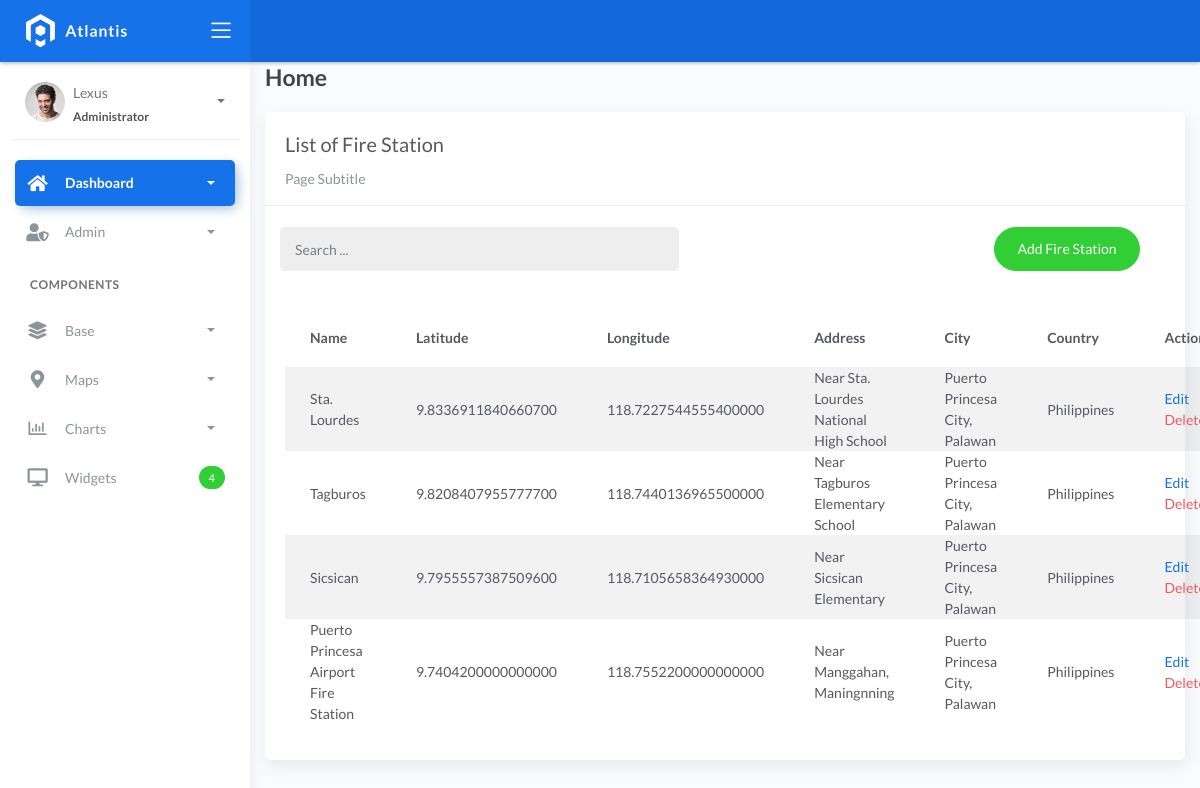
The page /firestation_list on the database as committed earlier.
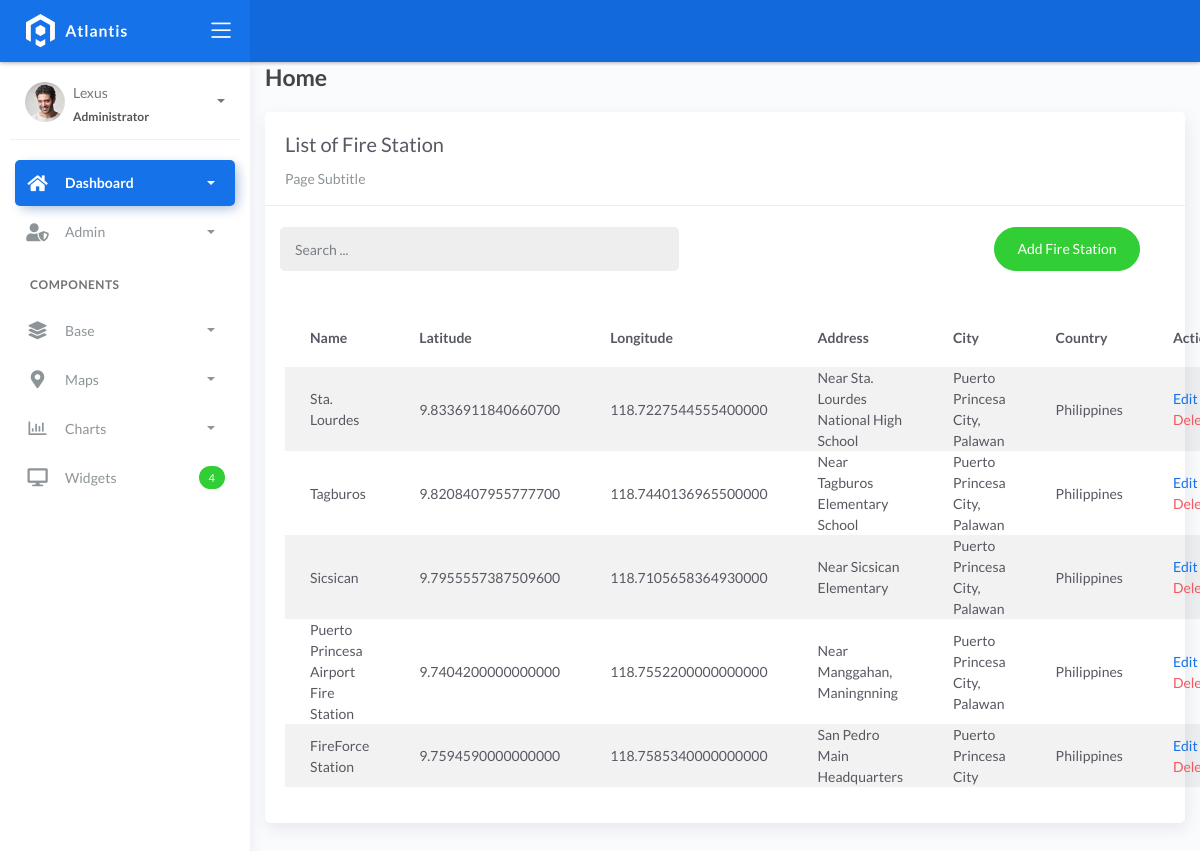
The same page on the database as committed later.
### fire/models.py (models this page shows, shortened)
class BaseModel(models.Model):
    created_at = models.DateTimeField(auto_now_add=True, db_index=True)
    updated_at = models.DateTimeField(auto_now=True)
    class Meta:
        abstract = True

class FireStation(BaseModel):
    name = models.CharField(max_length=150)
    latitude = models.DecimalField(max_digits=22, decimal_places=16, null=True, blank=True)
    longitude = models.DecimalField(max_digits=22, decimal_places=16, null=True, blank=True)
    address = models.CharField(max_length=150)
    city = models.CharField(max_length=150)  # can be in separate table
    country = models.CharField(max_length=150)  # can be in separate table

### fire/views.py (the view)
# urls.py: path('firestation_list', FireStationList.as_view(), name='firestation-list'),
class FireStationList(ListView):
    model = FireStation
    content_object_name = 'firestation'
    template_name = 'FireStation_list.html'
    paginate_by = 5
    '''def get_queryset(self, *args, **kwargs):
        qs = super(Organizationlist, self).get_queryset(*args, **kwargs)
        if self.request.GET.get("q") != None:
            query = self.request.GET.get('q')
            qs = qs.filter(Q(name__icontains=query) | Q(description__icontains=query)|
                           Q(college__college_name__icontains=query))
        return qs'''

### templates/FireStation_list.html (shortened to what this page needs)
{% extends 'base.html' %} {% load static %} {% block content %}
<div class="content">
    <div class="container-fluid">
        <h4 class="page-title">Home</h4>
        <div class="row">
            <div class="col-md-12">
                <div class="card">
                    <div class="card-header">
                        <div class="card-title">List of Fire Station</div>
                        <div class="card-category">Page Subtitle</div>
                    </div>
                    <br />
                    <div class="col-md-12 row">
                        <div class="col-md-6">
                            <form class="navbar-left navbar-form nav-search mr-md-3" action="{% url 'firestation-list' %}">
                                <div class="input-group">
                                    <input type="text" placeholder="Search ..." class="form-control" name="q" />
                                    <div class="input-group-append">
                                        <span class="input-group-text">
                                        </span>
                                    </div>
                                </div>
                            </form>
                        </div>
                        <div class="col-md-6">
                            <div class="pull-right">
                                <a href="{% url 'firestation-add' %}" class="btn btn-success btn-rounded">Add Fire Station</a>
                            </div>
                        </div>
                    </div>
                    <div class="card-body">
                        <table class="table table-striped mt-3">
                            <thead>
                                <tr>
                                    <th scope="col">Name</th>
                                    <th scope="col">Latitude</th>
                                    <th scope="col">Longitude</th>
                                    <th scope="col">Address</th>
                                    <th scope="col">City</th>
                                    <th scope="col">Country</th>
                                    <th scope="col">Action</th>
                                </tr>
                            </thead>
                            <tbody>
                                {% for object in object_list %}
                                <tr>
                                    <td>{{ object.name }}</td>
                                    <td>{{ object.latitude}}</td>
                                    <td>{{ object.longitude }}</td>
                                    <td>{{ object.address }}</td>
                                    <td>{{ object.city }}</td>
                                    <td>{{ object.country }}</td>
                                    <td>
                                        <a href="firestation_list/{{ object.id }}">Edit</a>
                                        <a href="firestation_list/{{ object.id }}/delete" class="text-danger">Delete</a> </a>
                                    </td>
                                </tr>
                                {% empty %}
                                <tr>
                                    <td colspan="4" style="text-align: center">
                                        <p class="text-sm font-weight-bold mb-0">No Records Found</p>
                                    </td>
                                </tr>
                                {% endfor %}
                            </tbody>
                        </table>
                    </div>
                </div>
            </div>
        </div>
    </div>
</div>
{% endblock %}

### templates/base.html (shortened to what this page needs)
{% load static %}
<!DOCTYPE html>
<html lang="en">
  <head>
    <link rel="stylesheet" href="{% static 'css/bootstrap.min.css' %}" />
    <link rel="stylesheet" href="{% static 'css/atlantis.min.css' %}" />
    <link rel="stylesheet" href="{% static 'css/demo.css' %}" />
  </head>
  <body>
    <div class="wrapper">
      <div class="main-header">
        <div class="logo-header" data-background-color="blue">
          <a href="index.html" class="logo">
            <img src="{% static 'img/logo.svg' %}" alt="navbar brand" class="navbar-brand" />
          </a>
          <div class="nav-toggle">
            <button class="btn btn-toggle toggle-sidebar">
              <i class="icon-menu"></i>
            </button>
          </div>
        </div>
        <nav class="navbar navbar-header navbar-expand-lg" data-background-color="blue2">
        </nav>
      </div>
      <div class="sidebar sidebar-style-2">
        <div class="sidebar-wrapper scrollbar scrollbar-inner">
          <div class="sidebar-content">
            <div class="user">
              <div class="avatar-sm float-left mr-2">
                <img src="{% static 'img/profile.jpg' %}" alt="..." class="avatar-img rounded-circle" />
              </div>
              <div class="info">
                <a data-toggle="collapse" href="#collapseExample" aria-expanded="true">
                  <span>
                    Lexus
                    <span class="user-level">Administrator</span>
                    <span class="caret"></span>
                  </span>
                </a>
              </div>
            </div>
            <ul class="nav nav-primary">
              <li class="nav-item active">
                <a data-toggle="collapse" href="#dashboard" class="collapsed" aria-expanded="false">
                  <i class="fas fa-home"></i>
                  <p>Dashboard</p>
                  <span class="caret"></span>
                </a>
              </li>
              <li class="nav-item">
                <a data-toggle="collapse" href="#admin">
                  <i class="fas fa-user-shield"></i>
                  <p>Admin</p>
                  <span class="caret"></span>
                </a>
              </li>
              <li class="nav-section">
                <h4 class="text-section">Components</h4>
              </li>
              <li class="nav-item">
                <a data-toggle="collapse" href="#base">
                  <i class="fas fa-layer-group"></i>
                  <p>Base</p>
                  <span class="caret"></span>
                </a>
              </li>
              <li class="nav-item">
                <a data-toggle="collapse" href="#maps">
                  <i class="fas fa-map-marker-alt"></i>
                  <p>Maps</p>
                  <span class="caret"></span>
                </a>
              </li>
              <li class="nav-item">
                <a data-toggle="collapse" href="#charts">
                  <i class="far fa-chart-bar"></i>
                  <p>Charts</p>
                  <span class="caret"></span>
                </a>
              </li>
              <li class="nav-item">
                <a href="widgets.html">
                  <i class="fas fa-desktop"></i>
                  <p>Widgets</p>
                  <span class="badge badge-success">4</span>
                </a>
              </li>
            </ul>
          </div>
        </div>
      </div>
      <div class="main-panel">
        <div class="content">
          {% block content %}
          {% endblock %}
          </div>
        </div>
        <footer class="footer">
          <div class="container-fluid">
            <nav class="pull-left">
              <ul class="nav">
                <li class="nav-item">
                  <a class="nav-link" href="https://www.themekita.com"> ThemeKita </a>
                </li>
                <li class="nav-item">
                  <a class="nav-link" href="#"> Help </a>
                </li>
                <li class="nav-item">
                  <a class="nav-link" href="#"> Licenses </a>
                </li>
              </ul>
            </nav>
            <div class="copyright ml-auto">2018, made with  by <a href="https://www.themekita.com">ThemeKita</a></div>
          </div>
        </footer>
      </div>
  </body>
</html>

Rows that differ between the two databases and show on the page:
added FireStation: name "FireForce Station", latitude "9.7594590000000000", longitude "118.7585340000000000", address "San Pedro Main Headquarters", city "Puerto Princesa City", country "Philippines"
